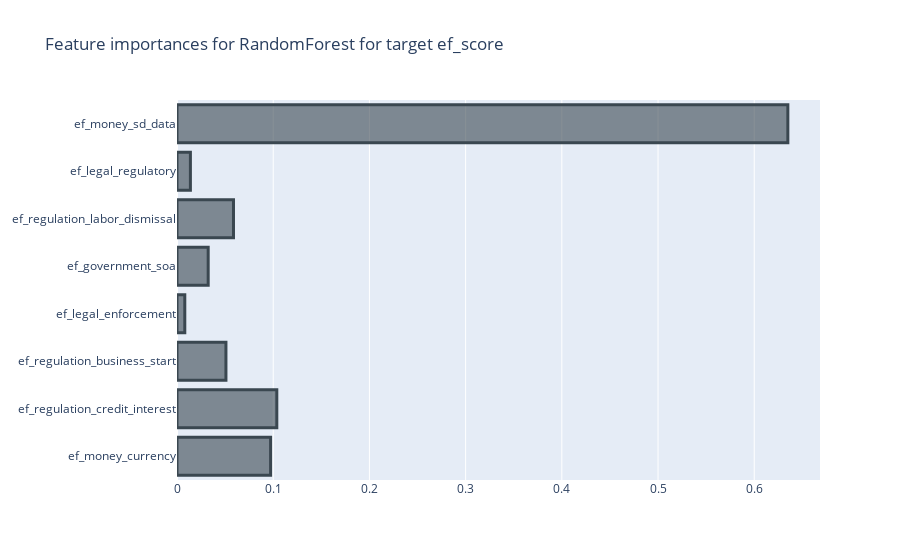
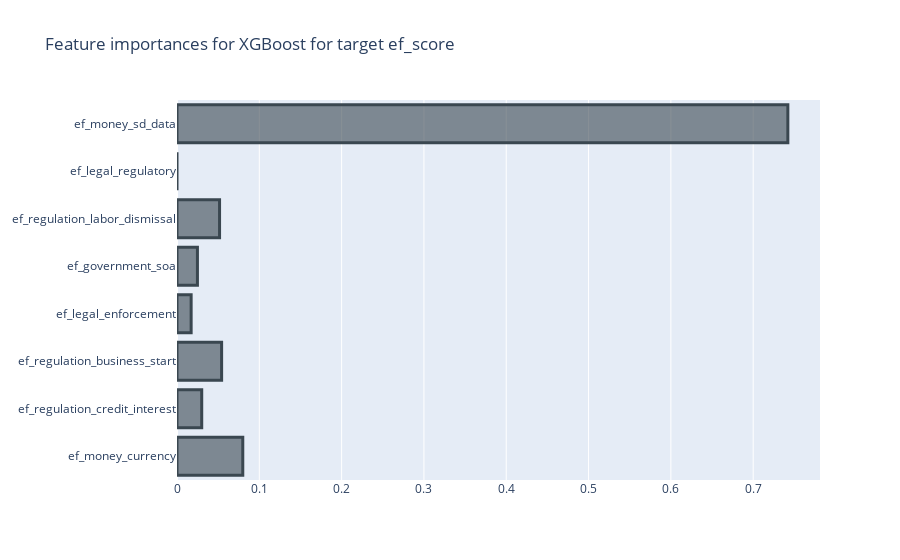
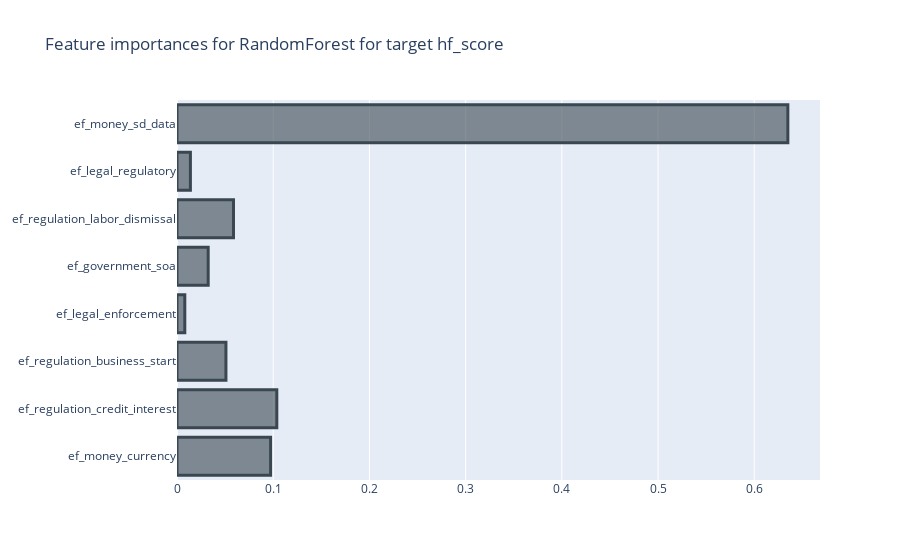
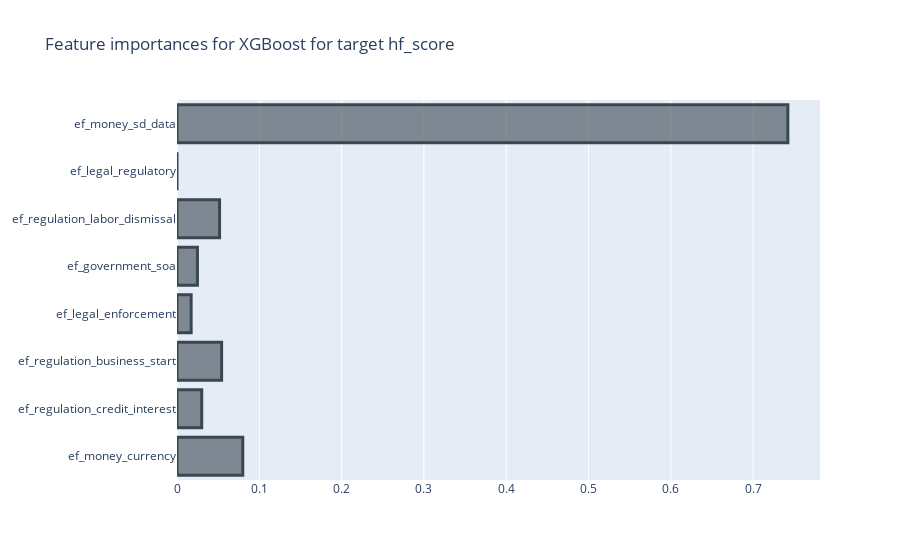

These figures' notebook cell, in order:
### Code cell
# With stratified sampling
best_models_rf_stratified, best_models_xgb_stratified = rf_xg_model(X_strat_train, X_strat_test, y_strat_train, y_strat_test, selected_features_dict_stratified, cv =skf)

### Figure 1 — Plotly figure (JSON) as saved in the notebook; plotly's stock layout.template omitted (floating-point values rounded to 4 significant figures)
{"data": [{"marker": {"color": "rgba(58, 71, 80, 0.6)", "line": {"color": "rgba(58, 71, 80, 1.0)", "width": 3}}, "orientation": "h", "type": "bar", "x": [0.09728, 0.1037, 0.05087, 0.0081, 0.03242, 0.05872, 0.01393, 0.6349], "y": ["ef_money_currency", "ef_regulation_credit_interest", "ef_regulation_business_start", "ef_legal_enforcement", "ef_government_soa", "ef_regulation_labor_dismissal", "ef_legal_regulatory", "ef_money_sd_data"]}], "layout": {"title": {"text": "Feature importances for RandomForest for target ef_score"}}}

### Figure 2 — Plotly figure (JSON) as saved in the notebook; plotly's stock layout.template omitted (floating-point values rounded to 4 significant figures)
{"data": [{"marker": {"color": "rgba(58, 71, 80, 0.6)", "line": {"color": "rgba(58, 71, 80, 1.0)", "width": 3}}, "orientation": "h", "type": "bar", "x": [0.07992, 0.03004, 0.05421, 0.01718, 0.02482, 0.0517, 0, 0.7421], "y": ["ef_money_currency", "ef_regulation_credit_interest", "ef_regulation_business_start", "ef_legal_enforcement", "ef_government_soa", "ef_regulation_labor_dismissal", "ef_legal_regulatory", "ef_money_sd_data"]}], "layout": {"title": {"text": "Feature importances for XGBoost for target ef_score"}}}

### Figure 3 — Plotly figure (JSON) as saved in the notebook; plotly's stock layout.template omitted (floating-point values rounded to 4 significant figures)
{"data": [{"marker": {"color": "rgba(58, 71, 80, 0.6)", "line": {"color": "rgba(58, 71, 80, 1.0)", "width": 3}}, "orientation": "h", "type": "bar", "x": [0.09728, 0.1037, 0.05087, 0.0081, 0.03242, 0.05872, 0.01393, 0.6349], "y": ["ef_money_currency", "ef_regulation_credit_interest", "ef_regulation_business_start", "ef_legal_enforcement", "ef_government_soa", "ef_regulation_labor_dismissal", "ef_legal_regulatory", "ef_money_sd_data"]}], "layout": {"title": {"text": "Feature importances for RandomForest for target hf_score"}}}

### Figure 4 — Plotly figure (JSON) as saved in the notebook; plotly's stock layout.template omitted (floating-point values rounded to 4 significant figures)
{"data": [{"marker": {"color": "rgba(58, 71, 80, 0.6)", "line": {"color": "rgba(58, 71, 80, 1.0)", "width": 3}}, "orientation": "h", "type": "bar", "x": [0.07992, 0.03004, 0.05421, 0.01718, 0.02482, 0.0517, 0, 0.7421], "y": ["ef_money_currency", "ef_regulation_credit_interest", "ef_regulation_business_start", "ef_legal_enforcement", "ef_government_soa", "ef_regulation_labor_dismissal", "ef_legal_regulatory", "ef_money_sd_data"]}], "layout": {"title": {"text": "Feature importances for XGBoost for target hf_score"}}}
